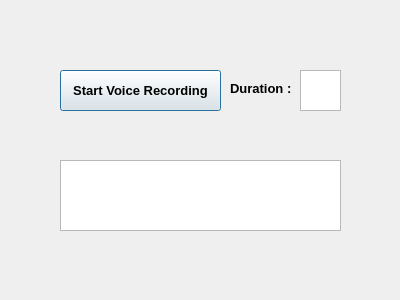
<?xml version="1.0" encoding="UTF-8"?>
<ui version="4.0">
 <class>Dialog</class>
 <widget class="QDialog" name="Dialog">
  <property name="geometry">
   <rect>
    <x>0</x>
    <y>0</y>
    <width>400</width>
    <height>300</height>
   </rect>
  </property>
  <property name="windowTitle">
   <string>Dialog</string>
  </property>
  <widget class="QPushButton" name="START">
   <property name="geometry">
    <rect>
     <x>60</x>
     <y>70</y>
     <width>161</width>
     <height>41</height>
    </rect>
   </property>
   <property name="font">
    <font>
     <pointsize>10</pointsize>
     <weight>75</weight>
     <bold>true</bold>
    </font>
   </property>
   <property name="text">
    <string>Start Voice Recording</string>
   </property>
  </widget>
  <widget class="QTextEdit" name="input">
   <property name="geometry">
    <rect>
     <x>300</x>
     <y>70</y>
     <width>41</width>
     <height>41</height>
    </rect>
   </property>
   <property name="font">
    <font>
     <pointsize>10</pointsize>
    </font>
   </property>
  </widget>
  <widget class="QTextBrowser" name="Text">
   <property name="geometry">
    <rect>
     <x>60</x>
     <y>160</y>
     <width>281</width>
     <height>71</height>
    </rect>
   </property>
  </widget>
  <widget class="QLabel" name="label">
   <property name="geometry">
    <rect>
     <x>230</x>
     <y>80</y>
     <width>71</width>
     <height>16</height>
    </rect>
   </property>
   <property name="font">
    <font>
     <pointsize>10</pointsize>
     <weight>75</weight>
     <bold>true</bold>
    </font>
   </property>
   <property name="text">
    <string>Duration :</string>
   </property>
  </widget>
 </widget>
 <resources/>
 <connections/>
</ui>
